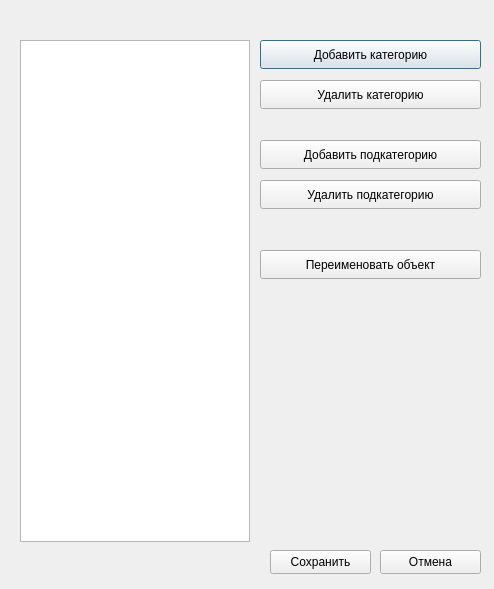
<?xml version="1.0" encoding="UTF-8"?>
<ui version="4.0">
 <class>EditMaterialsTreeWidgetDialog</class>
 <widget class="QDialog" name="EditMaterialsTreeWidgetDialog">
  <property name="geometry">
   <rect>
    <x>0</x>
    <y>0</y>
    <width>494</width>
    <height>589</height>
   </rect>
  </property>
  <property name="windowTitle">
   <string>Редактирование древа материалов</string>
  </property>
  <property name="windowIcon">
   <iconset resource="../../resources/resources.qrc">
    <normaloff>:/images/logo/images/icon.ico</normaloff>:/images/logo/images/icon.ico</iconset>
  </property>
  <widget class="QPushButton" name="addCategoryButton">
   <property name="geometry">
    <rect>
     <x>260</x>
     <y>40</y>
     <width>221</width>
     <height>29</height>
    </rect>
   </property>
   <property name="text">
    <string>Добавить категорию</string>
   </property>
  </widget>
  <widget class="QPushButton" name="removeCategoryButton">
   <property name="geometry">
    <rect>
     <x>260</x>
     <y>80</y>
     <width>221</width>
     <height>29</height>
    </rect>
   </property>
   <property name="text">
    <string>Удалить категорию</string>
   </property>
  </widget>
  <widget class="QPushButton" name="renameItemButton">
   <property name="geometry">
    <rect>
     <x>260</x>
     <y>250</y>
     <width>221</width>
     <height>29</height>
    </rect>
   </property>
   <property name="text">
    <string>Переименовать объект</string>
   </property>
  </widget>
  <widget class="QPushButton" name="addTypeButton">
   <property name="geometry">
    <rect>
     <x>260</x>
     <y>140</y>
     <width>221</width>
     <height>29</height>
    </rect>
   </property>
   <property name="text">
    <string>Добавить подкатегорию</string>
   </property>
  </widget>
  <widget class="QPushButton" name="removeTypeButton">
   <property name="geometry">
    <rect>
     <x>260</x>
     <y>180</y>
     <width>221</width>
     <height>29</height>
    </rect>
   </property>
   <property name="text">
    <string>Удалить подкатегорию</string>
   </property>
  </widget>
  <widget class="QTreeView" name="materialsTreeView">
   <property name="geometry">
    <rect>
     <x>20</x>
     <y>40</y>
     <width>230</width>
     <height>502</height>
    </rect>
   </property>
   <property name="sizePolicy">
    <sizepolicy hsizetype="Fixed" vsizetype="Fixed">
     <horstretch>0</horstretch>
     <verstretch>0</verstretch>
    </sizepolicy>
   </property>
   <property name="animated">
    <bool>true</bool>
   </property>
   <attribute name="headerVisible">
    <bool>false</bool>
   </attribute>
  </widget>
  <widget class="QPushButton" name="saveButton">
   <property name="geometry">
    <rect>
     <x>270</x>
     <y>550</y>
     <width>101</width>
     <height>24</height>
    </rect>
   </property>
   <property name="text">
    <string>Сохранить</string>
   </property>
  </widget>
  <widget class="QPushButton" name="cancelButton">
   <property name="geometry">
    <rect>
     <x>380</x>
     <y>550</y>
     <width>101</width>
     <height>24</height>
    </rect>
   </property>
   <property name="text">
    <string>Отмена</string>
   </property>
  </widget>
 </widget>
 <resources>
  <include location="../../resources/resources.qrc"/>
 </resources>
 <connections/>
</ui>
